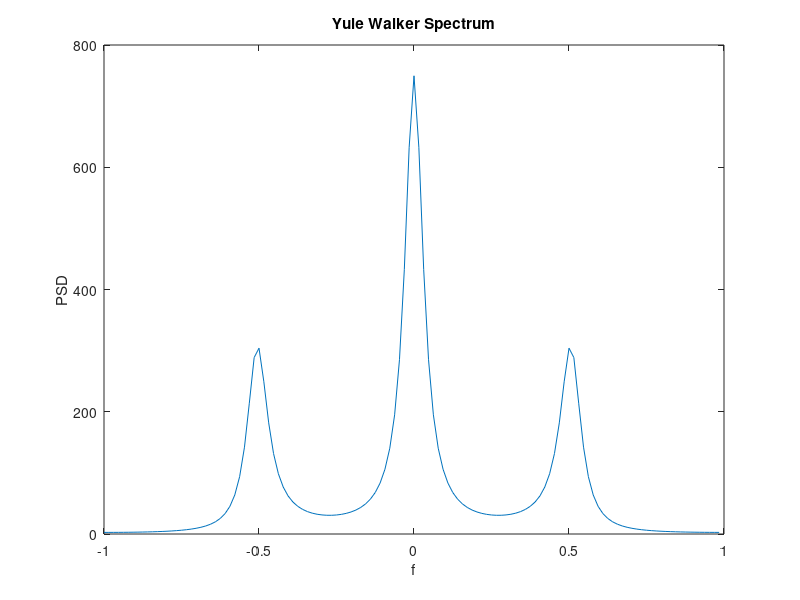

Source code (MATLAB):
var = 25;                      %%%variance of random sequence
N = 128;                       %%%sample size
r = sqrt(var)*randn(N,1);      %%generating white gaussian noise
freq = linspace(-pi,pi,N);
f = -1:2/N:1;
a0 = [1 -.9]; a1 = [1 -.9i]; a2 = [1 .9i];  
b = 1;
a = [1 -0.9 0.81 -0.729];     %%%%denominator of transfer function of the filter
x1 = filter(b,a,r);           %%%%%passing noise through filter

Rxx = zeros(1,4);             %%%%defining an array for correlation functions
for m=0:3
sum1 = 0;
for n=0:(N-m-1)
sum1 = sum1+(1/N)*x1(n+m+1)*x1(n+1);   %%%calculating correlations
end
Rxx(m+1) = sum1;
end
A = [Rxx(1) Rxx(2) Rxx(3) ; Rxx(2) Rxx(1) Rxx(2) ; Rxx(3) Rxx(2) Rxx(1)];
B = [-Rxx(2) ; -Rxx(3); -Rxx(4)];
B1 = inv(A)*B;
a(1) = 1;
for i=2:4
a(i) = B1(i-1);              %%%%parameters of transfer function in the AR Model
end
a
estimated_variance = Rxx(1) + a(2)*Rxx(2) + a(3)*Rxx(3) + a(4)*Rxx(4)   %%%%estimated variance of the noise using correlation properties
P_YW = zeros(1,N);
for i = 5:N
a(i) = 0;
end

A1 = fftshift(fft(a));
YW = abs(A1).^2;      
for i = 1:N
P_YW(i) = (estimated_variance)/YW(i);     %%%%psd using AR Model
end
plot(f(1:N),P_YW);
title('Yule Walker Spectrum');
xlabel('f');
ylabel('PSD');
